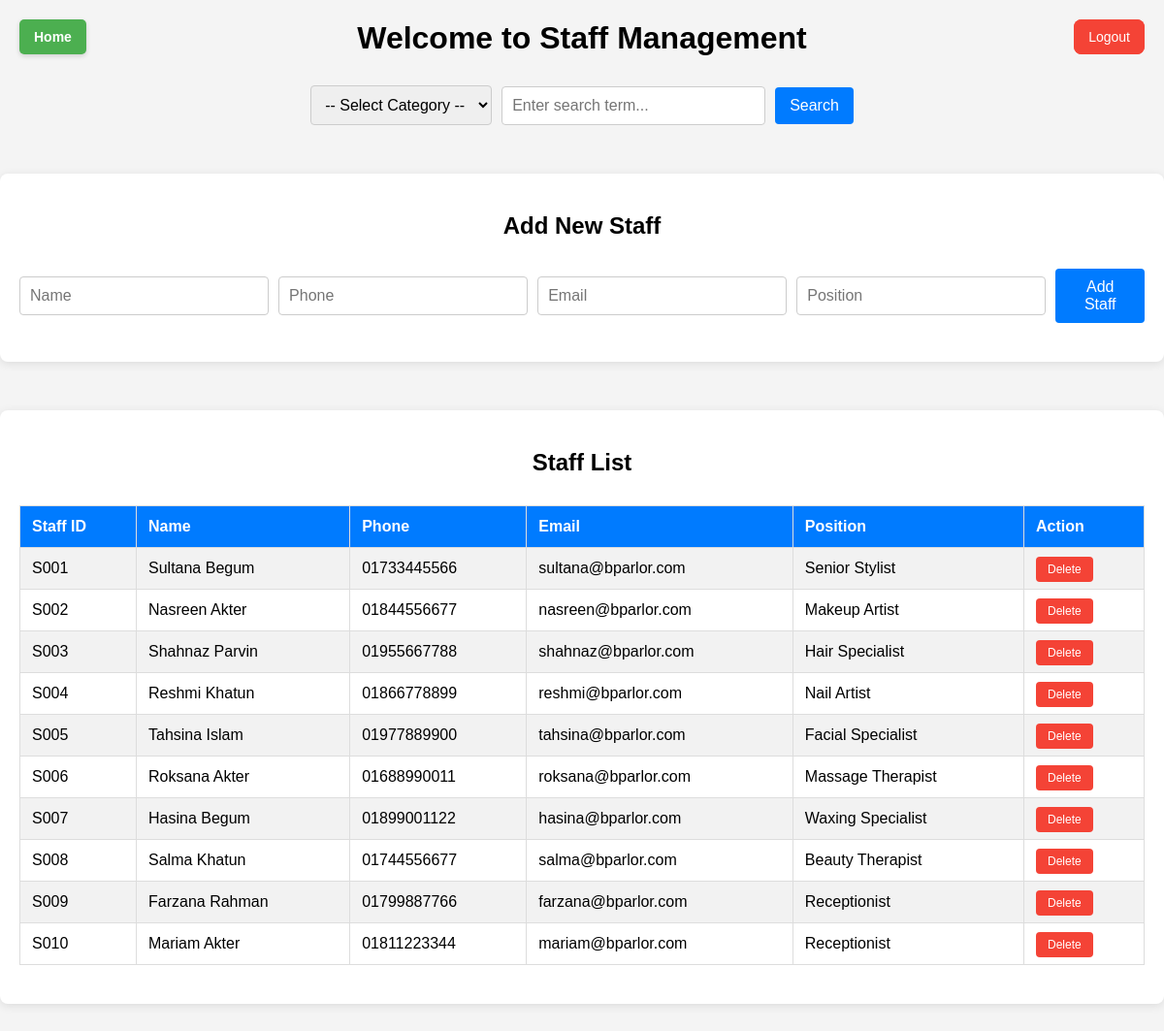
Page /staff.php on the committed database.
### tables this page shows
CREATE TABLE staff (
    staff_id VARCHAR(10) PRIMARY KEY,
    staff_name VARCHAR(100),
    staff_phone VARCHAR(15),
    staff_mail VARCHAR(100),
    staff_loc VARCHAR(150),
    staff_role VARCHAR(50)
);

### staff.php (the view, shortened to what this page needs)
<?php
$servername = "localhost";
$username = "root";
$password = "";
$dbname = "beauty_parlor";
$conn = new mysqli($servername, $username, $password, $dbname);
$search = "";
if (isset($_POST['search_term']) && isset($_POST['search_category'])) {
    $search = mysqli_real_escape_string($conn, $_POST['search_term']);
    $category = mysqli_real_escape_string($conn, $_POST['search_category']);
    $allowed_categories = ['staff_id', 'staff_name', 'staff_phone', 'staff_mail', 'staff_role'];
    if (in_array($category, $allowed_categories)) {
        $query = "SELECT * FROM staff WHERE $category LIKE '%$search%'";
    } else {
        $query = "SELECT * FROM staff";
    }
} else {
    $query = "SELECT * FROM staff";
}
$result = $conn->query($query);
?>
<!DOCTYPE html>
<html lang="en">
<head>
</head>
<body>
    <h1>Welcome to Staff Management</h1>
    <form method="POST" action="" class="search-form">
        <select name="search_category" class="search-select">
            <option value="">-- Select Category --</option>
        </select>
        <input type="text" name="search_term" placeholder="Enter search term..." value="<?php echo $search; ?>" class="search-input">
        <button type="submit" class="search-btn">Search</button>
    </form>
    <a href="logout.php" class="logout">Logout</a>
    <a href="admin_dashboard.php" class="home">Home</a>
    <div class="container">
    <h2>Add New Staff</h2>
    <form method="POST" action="" class="insert-form">
        <input type="text" name="staff_name" placeholder="Name" class="input-field" required>
        <input type="number" name="staff_phone" placeholder="Phone" class="input-field" required>
        <input type="email" name="staff_mail" placeholder="Email" class="input-field" required>
        <input type="text" name="staff_role" placeholder="Position" class="input-field" required>
        <button type="submit" name="add_staff" class="insert-btn">Add Staff</button>
    </form>
</div>
    <a href="logout.php" class="logout">Logout</a>
    <div class="container">
        <h2>Staff List</h2>
        <table border="1" align="center">
            <tr>
                <th>Staff ID</th>
                <th>Name</th>
                <th>Phone</th>
                <th>Email</th>
                <th>Position</th>
                <th>Action</th>
            </tr>
            <?php while ($row = $result->fetch_assoc()): ?>
                <tr>
                    <td><?php echo $row['staff_id']; ?></td>
                    <td><?php echo htmlspecialchars($row['staff_name']); ?></td>
                    <td><?php echo $row['staff_phone']; ?></td>
                    <td><?php echo htmlspecialchars($row['staff_mail']); ?></td>
                    <td><?php echo htmlspecialchars($row['staff_role']); ?></td>
                    <td>
                        <a href="?delete_id=<?php echo $row['staff_id']; ?>" class="delete-btn" onclick="return confirm('Are you sure you want to delete this staff member?')">Delete</a>
                    </td>
                </tr>
            <?php endwhile; ?>
        </table>
    </div>
</body>
</html>

### staff.php (style rules this page uses)
body { font-family: Arial, sans-serif; background-color: #f4f4f4; margin: 0; padding: 0; }
.container { max-width: 1200px; margin: 50px auto; padding: 20px; background-color: #fff; border-radius: 8px; box-shadow: 0 2px 10px rgba(0, 0, 0, 0.1); }
h1, h2 { text-align: center; margin-bottom: 30px; }
.search-form, .insert-form { display: flex; justify-content: center; align-items: center; gap: 10px; margin-bottom: 20px; }
.search-input, .input-field { padding: 10px; font-size: 16px; border: 1px solid #ccc; border-radius: 4px; width: 250px; transition: border-color 0.3s, box-shadow 0.3s; }
.search-btn, .insert-btn { padding: 10px 15px; background-color: #007BFF; color: white; border: none; border-radius: 4px; font-size: 16px; cursor: pointer; transition: background-color 0.3s; }
.search-select { padding: 10px; font-size: 16px; border: 1px solid #ccc; border-radius: 4px; transition: border-color 0.3s, box-shadow 0.3s; }
table { width: 100%; border-collapse: collapse; margin: 20px 0; font-family: Arial, sans-serif; }
th { background-color: #007BFF; color: white; padding: 12px; text-align: left; border: 1px solid #ddd; }
td { padding: 12px; text-align: left; border: 1px solid #ddd; }
tr:nth-child(even) { background-color: #f2f2f2; }
.delete-btn { background-color: #f44336; color: white; padding: 6px 12px; text-decoration: none; border-radius: 4px; font-size: 12px; }
.logout { position: absolute; top: 20px; right: 20px; padding: 10px 15px; background-color: #f44336; color: white; text-decoration: none; border-radius: 8px; font-size: 14px; transition: background-color 0.3s; }
.home { position: absolute; top: 20px; left: 20px; padding: 10px 15px; background-color: #4CAF50; color: white; text-decoration: none; border-radius: 5px; font-size: 14px; font-weight: bold; transition: background-color 0.3s ease, transform 0.3s ease; box-shadow: 0 2px 5px rgba(0, 0, 0, 0.15); }

### rows in the picture
staff: staff_id "S001", staff_name "Sultana Begum", staff_phone "01733445566", staff_mail "sultana@bparlor.com", staff_role "Senior Stylist"
staff: staff_id "S002", staff_name "Nasreen Akter", staff_phone "01844556677", staff_mail "nasreen@bparlor.com", staff_role "Makeup Artist"
staff: staff_id "S003", staff_name "Shahnaz Parvin", staff_phone "01955667788", staff_mail "shahnaz@bparlor.com", staff_role "Hair Specialist"
staff: staff_id "S004", staff_name "Reshmi Khatun", staff_phone "01866778899", staff_mail "reshmi@bparlor.com", staff_role "Nail Artist"
staff: staff_id "S005", staff_name "Tahsina Islam", staff_phone "01977889900", staff_mail "tahsina@bparlor.com", staff_role "Facial Specialist"
staff: staff_id "S006", staff_name "Roksana Akter", staff_phone "01688990011", staff_mail "roksana@bparlor.com", staff_role "Massage Therapist"
staff: staff_id "S007", staff_name "Hasina Begum", staff_phone "01899001122", staff_mail "hasina@bparlor.com", staff_role "Waxing Specialist"
staff: staff_id "S008", staff_name "Salma Khatun", staff_phone "01744556677", staff_mail "salma@bparlor.com", staff_role "Beauty Therapist"
staff: staff_id "S009", staff_name "Farzana Rahman", staff_phone "01799887766", staff_mail "farzana@bparlor.com", staff_role "Receptionist"
staff: staff_id "S010", staff_name "Mariam Akter", staff_phone "01811223344", staff_mail "mariam@bparlor.com", staff_role "Receptionist"
